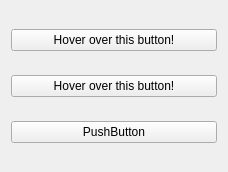
<?xml version="1.0" encoding="UTF-8"?>
<ui version="4.0">
 <class>MainWindow</class>
 <widget class="QMainWindow" name="MainWindow">
  <property name="geometry">
   <rect>
    <x>0</x>
    <y>0</y>
    <width>228</width>
    <height>172</height>
   </rect>
  </property>
  <property name="windowTitle">
   <string>Hover Sensitive Push Button</string>
  </property>
  <widget class="QWidget" name="centralWidget">
   <layout class="QGridLayout" name="gridLayout">
    <item row="1" column="0">
     <widget class="QHoverSensitiveButton" name="pushButton_2">
      <property name="text">
       <string>Hover over this button!</string>
      </property>
     </widget>
    </item>
    <item row="2" column="0">
     <widget class="QPushButton" name="pushButton_3">
      <property name="text">
       <string>PushButton</string>
      </property>
     </widget>
    </item>
    <item row="0" column="0">
     <widget class="QHoverSensitiveButton" name="pushButton">
      <property name="text">
       <string>Hover over this button!</string>
      </property>
     </widget>
    </item>
   </layout>
  </widget>
 </widget>
 <layoutdefault spacing="6" margin="11"/>
 <customwidgets>
  <customwidget>
   <class>QHoverSensitiveButton</class>
   <extends>QPushButton</extends>
   <header>qhoversensitivebutton.h</header>
  </customwidget>
 </customwidgets>
 <resources/>
 <connections/>
</ui>
